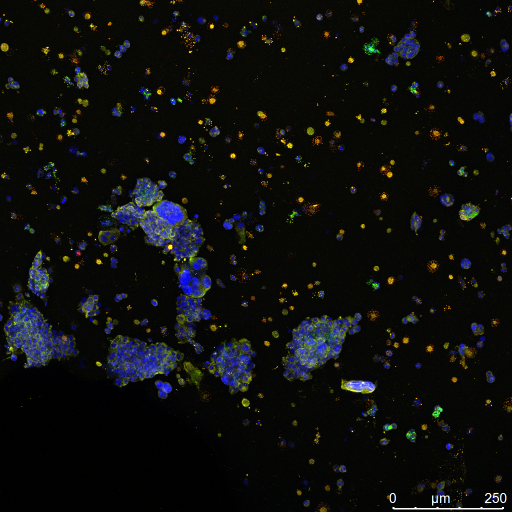
#> input picture 0.5mM_BMB_maxproj_01.tif, 1024 x 1024 px (shown at 1/2 size); its folder holds only this picture in this run
$ python -i preprocess.py   (imports and definitions only)   (older library calls are emulated)
#> lines starting #> are read from the running program, lines starting #| are printed output that depends on the picture
import matplotlib.pyplot as plt
import numpy as np
from scipy import ndimage
from scipy.ndimage import binary_fill_holes as fillholes
from skimage import img_as_ubyte
from skimage.util import img_as_float
from skimage.exposure import adjust_sigmoid
from skimage.filters import threshold_otsu, threshold_triangle, rank, laplace, sobel
from skimage.segmentation import clear_border
from skimage.measure import label
from skimage.morphology import closing, square, disk, remove_small_objects, opening, dilation, watershed, erosion
from skimage.color import label2rgb, rgb2gray
from skimage.transform import rescale
import os
from os.path import join
from scipy import ndimage as ndi


def frequency_filter(im, mu, sigma, passtype='low'):
    '''
    This function applies a lowpass or highpass filter to an image.

    Paramters
    ---------
    im : (N, M) ndarray
        Grayscale input image.
    mu : float, optional
        Average for input in low pass filter. Default value is 500.
    sigma : float, optional
        Standard deviation for input in low pass filter. Default value is 70.
    passtype: string
        Applies a 'high' or 'low' pass filter. Default value is 'low'.

    Returns
    -------
    out : ndarray
        Low or high pass filtered output image.

    Examples
    --------
    >>> image = plt.imread('..\C3-NTG-CFbs_NTG5ECM_1mMRGD_20x_003.tif')
    >>> lowpass = frequency_filter(im, 500, 70, passtype='low')
    '''
    # define x and y based on image shape
    y_length, x_length = np.shape(im)
    xi = np.linspace(0, x_length-1, x_length)
    yi = np.linspace(0, y_length-1, y_length)
    x, y = np.meshgrid(xi, yi)

    # define lowpass or highpass filter
    if passtype == 'low':
        gfilt = np.exp(-((x-mu)**2 + (y-mu)**2)/(2*sigma**2))
    if passtype == 'high':
        gfilt = 1 - np.exp(-((x-mu)**2 + (y-mu)**2)/(2*sigma**2))

    fim = np.fft.fft2(im)  # moving to spacial domain
    fim_c = np.fft.fftshift(fim)  # centering
    fim_filt = np.multiply(fim_c, gfilt)  # apply the filter
    fim_uc = np.fft.ifftshift(fim_filt)  # uncenter
    im_pass = np.real(np.fft.ifft2(fim_uc))  # perform inverse transform

    return im_pass


# [93 lines left out: functions _check_dtype_supported, remove_large_objects, not called in this run]


def phalloidin_labeled(im, selem=disk(3), mu=500, sigma=70, cutoff=0, gain=100,
                       min_size=250, max_size=10000, connectivity=1):
    """
    Signature: phalloidin_labeled(*args)
    Docstring: Segment and label image

    Extended Summary
    ----------------
    The colorize function applies preprocessing filters (contrast and high
    pass) then defines the threshold value for the desired image. Thresholding
    is calculated by the otsu function creates a binarized image by setting
    pixel intensities above that thresh value to white, and the ones below to
    black (background). Next, it cleans up the image by filling in random noise
    within the cell outlines and removes small background objects. It then
    labels adjacent pixels with the same value and defines them as a region.
    It returns an RGB image with color-coded labels.

    Paramters
    ---------
    im : (N, M) ndarray
        Grayscale input image.
    selem : numpy.ndarray, optional
        Area used for separating cells. Default value is
        skimage.morphology.disk(3).
    cutoff : float, optional
        Cutoff of the sigmoid function that shifts the characteristic curve
        in horizontal direction. Default value is 0.
    gain : float, optional
        The constant multiplier in exponential's power of sigmoid function.
        Default value is 100.
    mu : float, optional
        Average for input in low pass filter. Default value is 500.
    sigma : float, optional
        Standard deviation for input in low pass filter. Default value is 70.
    min_size : int, optional
        The smallest allowable object size. Default value is 250.
    max_size : int, optional
        The largest allowable object size. Default value is 10000.
    connectivity : int, optional
        The connectvitivy defining the neighborhood of a pixel. Default value
        is 1.

    Returns
    -------
    out : label_image (ndarray) segmented and object labeled for analysis

    Examples
    --------

    image = plt.imread('C3-NTG-CFbs_NTG5ECM_1mMRGD_20x_003.tif')
    label_image = phalloidin_488_binary(image, mu=500, sigma=70,
                                            cutoff=0, gain=100)

    image = plt.imread('..\C3-NTG-CFbs_NTG5ECM_1mMRGD_20x_003.tif')
    label, overlay = phalloidin_488_segment(image, mu=500, sigma=70,
                                               cutoff=0, gain=100)

    """
    # contrast adjustment
    im_con = adjust_sigmoid(im, cutoff=cutoff, gain=gain, inv=False)

    # contrast + low pass filter
    im_lo = frequency_filter(im_con, mu, sigma, passtype='low')

    # contrast + low pass + binary
    thresh = threshold_otsu(im_lo, nbins=256)
    im_bin = im_lo > thresh

    # fill holes, separate cells, and remove small/large objects
    im_fill = ndimage.binary_fill_holes(im_bin)
    im_open = opening(im_fill, selem)
    im_clean_i = remove_small_objects(im_open, min_size=min_size,
                                      connectivity=connectivity, in_place=False)
    im_clean = remove_large_objects(im_clean_i, max_size=max_size,
                                    connectivity=connectivity, in_place=False)

    # labelling regions that are cells
    label_image = label(im_clean)

    # coloring labels over cells
    image_label_overlay = label2rgb(label_image, image=im, bg_label=0)
    print(image_label_overlay.shape)

    # plot overlay image
    fig, ax = plt.subplots(figsize=(10, 6))
    ax.imshow(image_label_overlay)

    ax.set_axis_off()
    plt.tight_layout()
    plt.show()

    return (label_image)

# [283 lines left out: functions SMA_segment, colorize, sharpen_nuclei, enhance_nucleis, list_of_images, not called in this run]

>>> import cv2
>>> picture = cv2.cvtColor(cv2.imread('../0.5mM_BMB_maxproj_01.tif'), cv2.COLOR_BGR2RGB)
>>> result = phalloidin_labeled(picture)
#> in phalloidin_labeled, `im_con = adjust_sigmoid(im, cutoff=cutoff, gain=gain, inv=False)`:
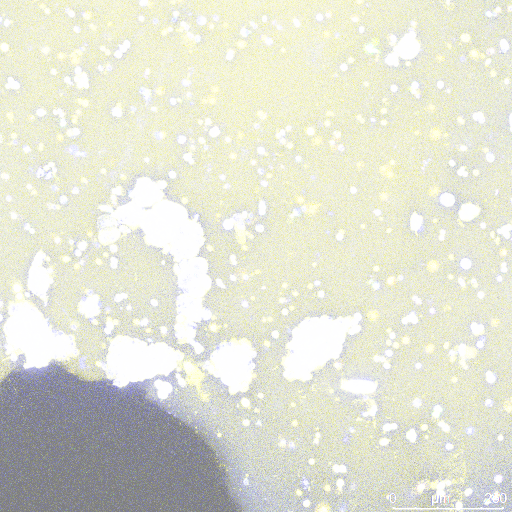
#> im_con: shape (1024, 1024, 3) (shown at 1/2 size); mean R, G, B 225.1, 226.1, 211.7
#> (the run stopped early here; a loop or call above may not have finished)
